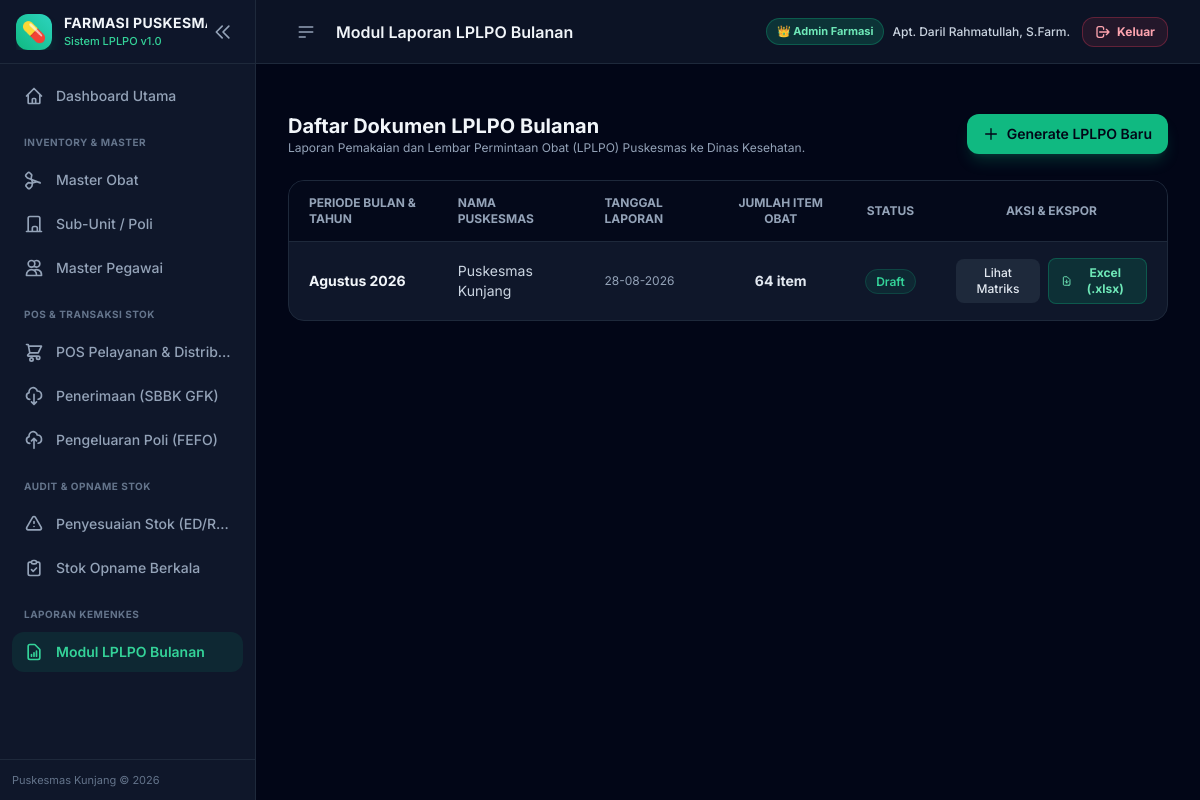
The app's page /lplpo/ (signed in) with its own data.
### app/models.py (models this page shows, shortened)
class BaseModel(db.Model):
    __abstract__ = True

class LPLPO(BaseModel):
    __tablename__ = 'lplpo'
    id = db.Column(db.Integer, primary_key=True)
    bulan = db.Column(db.Integer, nullable=False)  # 1 - 12
    tahun = db.Column(db.Integer, nullable=False)  # e.g. 2026
    nama_puskesmas = db.Column(db.String(100), default='Puskesmas Kunjang')
    tanggal_laporan = db.Column(db.Date, default=date.today)
    status = db.Column(db.String(20), default='Draft')  # Draft, Final
    keterangan = db.Column(db.Text)
    kepala_puskesmas = db.Column(db.String(100), default='dr. Durotun Nafisa, M.H')
    nip_kepala = db.Column(db.String(30), default='19750423 200212 2 005')
    pengelola_obat = db.Column(db.String(100), default='Daril Rahmatullah, S.Farm.Apt')
    nip_pengelola = db.Column(db.String(30), default='19810704 200901 1 004')
    created_at = db.Column(db.DateTime, default=datetime.utcnow)
    items = db.relationship('LPLPOItem', backref='lplpo', lazy=True, cascade="all, delete-orphan")
    @property
    def nama_bulan(self):
        nama_bulan_list = [
            '', 'Januari', 'Februari', 'Maret', 'April', 'Mei', 'Juni',
            'Juli', 'Agustus', 'September', 'Oktober', 'November', 'Desember'
        ]
        if 1 <= self.bulan <= 12:
            return nama_bulan_list[self.bulan]
        return str(self.bulan)

### app/routes/lplpo.py (the view)
@lplpo_bp.route('/')
def list_lplpo():
    page = request.args.get('page', 1, type=int)
    pagination = LPLPO.query.order_by(LPLPO.tahun.desc(), LPLPO.bulan.desc()).paginate(page=page, per_page=15, error_out=False)
    lplpo_list = pagination.items
    return render_template('lplpo/list.html', lplpo_list=lplpo_list, pagination=pagination)

### app/templates/lplpo/list.html (shortened to what this page needs)
{% extends 'base.html' %}
{% block header_title %}Modul Laporan LPLPO Bulanan{% endblock %}
{% block content %}
<div class="space-y-6">
    <div class="flex flex-col sm:flex-row items-start sm:items-center justify-between gap-4">
        <div>
            <h3 class="text-xl font-bold text-slate-100">Daftar Dokumen LPLPO Bulanan</h3>
            <p class="text-xs text-slate-400">Laporan Pemakaian dan Lembar Permintaan Obat (LPLPO) Puskesmas ke Dinas Kesehatan.</p>
        </div>
        <a href="{{ url_for('lplpo.generate_lplpo') }}" class="px-4 py-2.5 bg-emerald-500 hover:bg-emerald-400 text-slate-950 font-semibold rounded-xl transition-all shadow-lg shadow-emerald-500/20 flex items-center gap-2 text-sm">
            <svg class="w-4 h-4" fill="none" stroke="currentColor" viewBox="0 0 24 24"><path stroke-linecap="round" stroke-linejoin="round" stroke-width="2" d="M12 4v16m8-8H4"/></svg>
            Generate LPLPO Baru
        </a>
    </div>
    <div class="bg-slate-900 rounded-2xl border border-slate-800 overflow-hidden">
        <div class="overflow-x-auto">
            <table class="w-full text-sm text-left">
                <thead class="text-xs uppercase bg-slate-950/80 text-slate-400 border-b border-slate-800">
                    <tr>
                        <th class="px-5 py-3.5">Periode Bulan & Tahun</th>
                        <th class="px-5 py-3.5">Nama Puskesmas</th>
                        <th class="px-5 py-3.5">Tanggal Laporan</th>
                        <th class="px-5 py-3.5 text-center">Jumlah Item Obat</th>
                        <th class="px-5 py-3.5 text-center">Status</th>
                        <th class="px-5 py-3.5 text-center">Aksi & Ekspor</th>
                    </tr>
                </thead>
                <tbody class="divide-y divide-slate-800/60">
                    {% if lplpo_list %}
                        {% for l in lplpo_list %}
                        <tr class="hover:bg-slate-800/40 transition-colors">
                            <td class="px-5 py-4 font-bold text-slate-100">
                                <a href="{{ url_for('lplpo.detail_lplpo', id=l.id) }}" class="hover:text-emerald-400 hover:underline">
                                    {{ l.nama_bulan }} {{ l.tahun }}
                                </a>
                            </td>
                            <td class="px-5 py-4 text-slate-300">{{ l.nama_puskesmas }}</td>
                            <td class="px-5 py-4 text-slate-400 text-xs">{{ l.tanggal_laporan.strftime('%d-%m-%Y') }}</td>
                            <td class="px-5 py-4 text-center font-bold text-slate-200">{{ l.items|length }} item</td>
                            <td class="px-5 py-4 text-center">
                                <span class="px-2.5 py-1 rounded-full text-xs font-semibold bg-emerald-500/10 text-emerald-400 border border-emerald-500/20">
                                    {{ l.status }}
                                </span>
                            </td>
                            <td class="px-5 py-4 text-center">
                                <div class="flex items-center justify-center gap-2">
                                    <a href="{{ url_for('lplpo.detail_lplpo', id=l.id) }}" class="px-3 py-1.5 bg-slate-800 hover:bg-slate-700 text-slate-200 rounded-lg text-xs font-medium">
                                        Lihat Matriks
                                    </a>
                                    <a href="{{ url_for('lplpo.download_excel', id=l.id) }}" class="px-3 py-1.5 bg-emerald-600/20 hover:bg-emerald-600/30 text-emerald-300 border border-emerald-500/30 rounded-lg text-xs font-bold flex items-center gap-1">
                                        <svg class="w-3.5 h-3.5" fill="none" stroke="currentColor" viewBox="0 0 24 24"><path stroke-linecap="round" stroke-linejoin="round" stroke-width="2" d="M12 10v6m0 0l-3-3m3 3l3-3m2 8H7a2 2 0 01-2-2V5a2 2 0 012-2h5.586a1 1 0 01.707.293l5.414 5.414a1 1 0 01.293.707V19a2 2 0 01-2 2z"/></svg>
                                        Excel (.xlsx)
                                    </a>
                                </div>
                            </td>
                        </tr>
                        {% endfor %}
                    {% else %}
                        <tr>
                            <td colspan="6" class="text-center py-8 text-slate-500 text-sm">
                                Belum ada dokumen LPLPO yang digenerate. Klik "Generate LPLPO Baru".
                            </td>
                        </tr>
                    {% endif %}
                </tbody>
            </table>
        </div>
    </div>
</div>
{% endblock %}

### app/templates/base.html (style rules this page uses)
body { font-family: 'Inter', sans-serif; }

### records on screen
LPLPO: nama_bulan "Agustus", tahun "2026", nama_puskesmas "Puskesmas Kunjang", tanggal_laporan "28-08-2026", items|length "64", status "Draft"

### other values on screen
{{ session.get('nama_lengkap') }} "Apt. Daril Rahmatullah, S.Farm."
